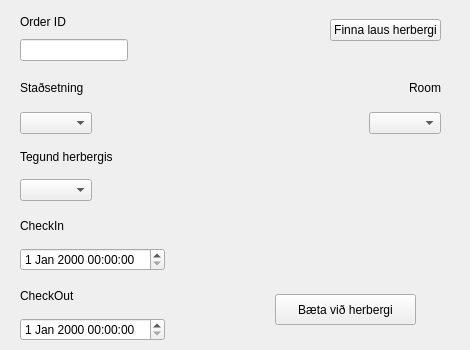
    <widget class="QWidget" name="page_3">
     <widget class="QWidget" name="horizontalLayoutWidget_3">
      <property name="geometry">
       <rect>
        <x>0</x>
        <y>10</y>
        <width>231</width>
        <height>71</height>
       </rect>
      </property>
      <layout class="QHBoxLayout" name="horizontalLayout_2">
       <item>
        <layout class="QVBoxLayout" name="verticalLayout_2">
         <property name="leftMargin">
          <number>20</number>
         </property>
         <property name="bottomMargin">
          <number>20</number>
         </property>
         <item alignment="Qt::AlignLeft">
          <widget class="QLabel" name="label_8">
           <property name="text">
            <string>Order ID</string>
           </property>
          </widget>
         </item>
         <item alignment="Qt::AlignLeft">
          <widget class="QLineEdit" name="lineEditOrderID"/>
         </item>
        </layout>
       </item>
      </layout>
     </widget>
     <widget class="QWidget" name="horizontalLayoutWidget_4">
      <property name="geometry">
       <rect>
        <x>0</x>
        <y>70</y>
        <width>231</width>
        <height>64</height>
       </rect>
      </property>
      <layout class="QHBoxLayout" name="horizontalLayout_3">
       <item>
        <layout class="QVBoxLayout" name="verticalLayout_3">
         <property name="leftMargin">
          <number>20</number>
         </property>
         <item>
          <widget class="QLabel" name="label_6">
           <property name="text">
            <string>Staðsetning</string>
           </property>
           <property name="margin">
            <number>0</number>
           </property>
          </widget>
         </item>
         <item alignment="Qt::AlignLeft">
          <widget class="QComboBox" name="selectHotelPlace"/>
         </item>
        </layout>
       </item>
      </layout>
     </widget>
     <widget class="QWidget" name="horizontalLayoutWidget_5">
      <property name="geometry">
       <rect>
        <x>0</x>
        <y>140</y>
        <width>231</width>
        <height>61</height>
       </rect>
      </property>
      <layout class="QHBoxLayout" name="horizontalLayout_4">
       <item>
        <layout class="QVBoxLayout" name="verticalLayout_4">
         <property name="leftMargin">
          <number>20</number>
         </property>
         <item alignment="Qt::AlignLeft">
          <widget class="QLabel" name="label_10">
           <property name="text">
            <string>Tegund herbergis</string>
           </property>
          </widget>
         </item>
         <item alignment="Qt::AlignLeft">
          <widget class="QComboBox" name="selectRoomType"/>
         </item>
        </layout>
       </item>
      </layout>
     </widget>
     <widget class="QWidget" name="horizontalLayoutWidget_6">
      <property name="geometry">
       <rect>
        <x>0</x>
        <y>210</y>
        <width>231</width>
        <height>61</height>
       </rect>
      </property>
      <layout class="QHBoxLayout" name="horizontalLayout_6">
       <item>
        <layout class="QVBoxLayout" name="verticalLayout_5">
         <property name="leftMargin">
          <number>20</number>
         </property>
         <item alignment="Qt::AlignLeft">
          <widget class="QLabel" name="label">
           <property name="text">
            <string>CheckIn</string>
           </property>
          </widget>
         </item>
         <item alignment="Qt::AlignLeft">
          <widget class="QDateTimeEdit" name="dateTimeEditCheckIn"/>
         </item>
        </layout>
       </item>
      </layout>
     </widget>
     <widget class="QWidget" name="horizontalLayoutWidget_7">
      <property name="geometry">
       <rect>
        <x>0</x>
        <y>280</y>
        <width>231</width>
        <height>61</height>
       </rect>
      </property>
      <layout class="QHBoxLayout" name="horizontalLayout_7">
       <item>
        <layout class="QVBoxLayout" name="verticalLayout_6">
         <property name="leftMargin">
          <number>20</number>
         </property>
         <item alignment="Qt::AlignLeft">
          <widget class="QLabel" name="label_2">
           <property name="text">
            <string>CheckOut</string>
           </property>
          </widget>
         </item>
         <item alignment="Qt::AlignLeft">
          <widget class="QDateTimeEdit" name="dateTimeEditCheckOut"/>
         </item>
        </layout>
       </item>
      </layout>
     </widget>
     <widget class="QWidget" name="horizontalLayoutWidget_8">
      <property name="geometry">
       <rect>
        <x>230</x>
        <y>70</y>
        <width>231</width>
        <height>64</height>
       </rect>
      </property>
      <layout class="QHBoxLayout" name="horizontalLayout_8">
       <item>
        <layout class="QVBoxLayout" name="verticalLayout_7">
         <property name="rightMargin">
          <number>20</number>
         </property>
         <item alignment="Qt::AlignRight">
          <widget class="QLabel" name="label_9">
           <property name="text">
            <string>Room</string>
           </property>
          </widget>
         </item>
         <item alignment="Qt::AlignRight">
          <widget class="QComboBox" name="selectAvailableRoom"/>
         </item>
        </layout>
       </item>
      </layout>
     </widget>
     <widget class="QWidget" name="horizontalLayoutWidget_9">
      <property name="geometry">
       <rect>
        <x>230</x>
        <y>10</y>
        <width>231</width>
        <height>61</height>
       </rect>
      </property>
      <layout class="QHBoxLayout" name="horizontalLayout_9">
       <property name="rightMargin">
        <number>20</number>
       </property>
       <property name="bottomMargin">
        <number>20</number>
       </property>
       <item alignment="Qt::AlignRight">
        <widget class="QPushButton" name="btnFindAvailableRooms">
         <property name="text">
          <string>Finna laus herbergi</string>
         </property>
        </widget>
       </item>
      </layout>
     </widget>
     <widget class="QPushButton" name="btnAddRoomToOrder">
      <property name="geometry">
       <rect>
        <x>275</x>
        <y>294</y>
        <width>141</width>
        <height>31</height>
       </rect>
      </property>
      <property name="text">
       <string>Bæta við herbergi</string>
      </property>
     </widget>
     <widget class="QLabel" name="labelBorder">
      <property name="geometry">
       <rect>
        <x>-2</x>
        <y>70</y>
        <width>461</width>
        <height>2</height>
       </rect>
      </property>
      <property name="maximumSize">
       <size>
        <width>16777215</width>
        <height>2</height>
       </size>
      </property>
      <property name="text">
       <string/>
      </property>
     </widget>
     <widget class="QLabel" name="labelBorder_2">
      <property name="geometry">
       <rect>
        <x>-3</x>
        <y>140</y>
        <width>461</width>
        <height>2</height>
       </rect>
      </property>
      <property name="maximumSize">
       <size>
        <width>16777215</width>
        <height>2</height>
       </size>
      </property>
      <property name="text">
       <string/>
      </property>
     </widget>
     <widget class="QLabel" name="labelBorder_3">
      <property name="geometry">
       <rect>
        <x>-3</x>
        <y>210</y>
        <width>151</width>
        <height>2</height>
       </rect>
      </property>
      <property name="maximumSize">
       <size>
        <width>16777215</width>
        <height>2</height>
       </size>
      </property>
      <property name="text">
       <string/>
      </property>
     </widget>
     <widget class="QLabel" name="labelBorder_4">
      <property name="geometry">
       <rect>
        <x>-3</x>
        <y>280</y>
        <width>151</width>
        <height>2</height>
       </rect>
      </property>
      <property name="maximumSize">
       <size>
        <width>16777215</width>
        <height>2</height>
       </size>
      </property>
      <property name="text">
       <string/>
      </property>
     </widget>
    </widget>
